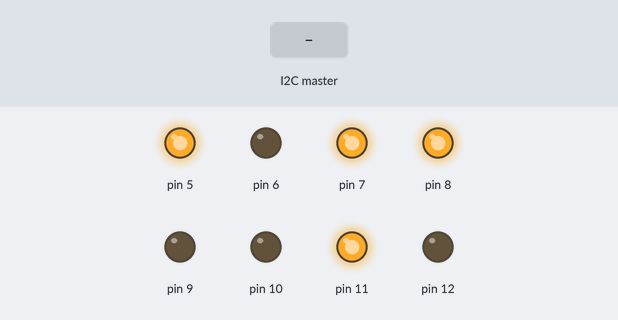
This sketch was run on a simulated Arduino Uno, built with avr-gcc and run on an emulated ATmega328P. On the bench: output pins drawn as LEDs (lit = HIGH). The test bench sets the inputs (shaded band). What the sketch prints to the serial monitor is not drawn.

Above: at 1.7 s.
1.8 s: the I2C master sends the byte 2
At 3.1 s:
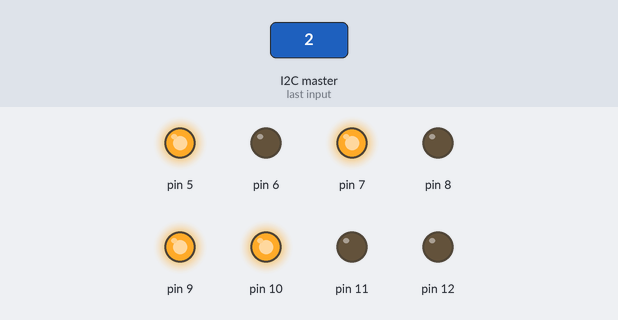
At 3.7 s:
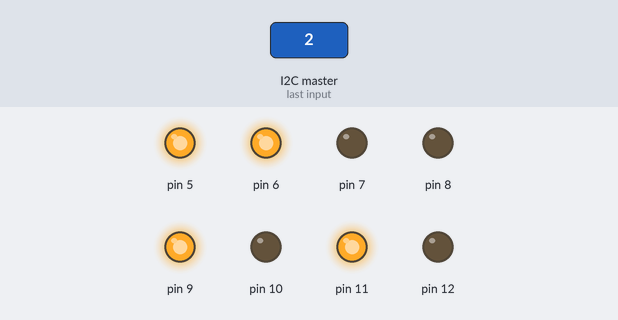
4.8 s: the I2C master sends "B"
At 6.3 s:
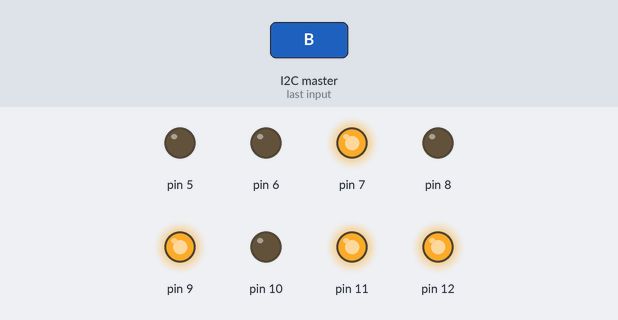
6.9 s: the I2C master sends "F"
Timing chart, 0 to 15.6 s (numbered marks = the images above; inputs shaded):
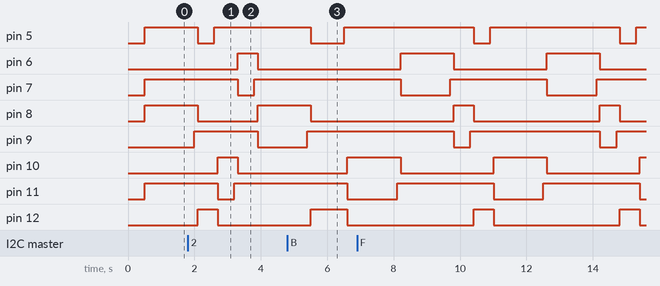

The sketch:

smart_traffic_light_management_system1.ino
```cpp
#include <Wire.h>

int z;

void setup()
{
  pinMode(5,OUTPUT);
  pinMode(12,OUTPUT);
  pinMode(11,OUTPUT);
  pinMode(10,OUTPUT);
  pinMode(9,OUTPUT);
  pinMode(8,OUTPUT);
  pinMode(7,OUTPUT);
  pinMode(6,OUTPUT);
  Wire.begin(4);
  Wire.onReceive(receiveEvent);
  Serial.begin(9600);
  delay(500);
}

void receiveEvent(int howMany)
{
  int x = Wire.read();
  z=x;
}

void loop()
{
  int a, b, c, d;
  int i, j, k, l;
  digitalWrite(9, LOW);
  digitalWrite(8, HIGH);   //G
  digitalWrite(5, HIGH);
  digitalWrite(12, LOW);   //R
  digitalWrite(11, HIGH);
  digitalWrite(10, LOW);   //R
  digitalWrite(7, HIGH);
  digitalWrite(6, LOW);    //R
  Serial.println();
  if ( z==50 || z==4 || z==15 || z==6 || z==20 || z==8 || z==25 || z==62 || z==64 || z==66 || z==68 || z==70 || z==72 || z==74 || z==76 || z==88 || z==90 || z==168 || z==170 || z==172 || z==174 || z==176 || z==178 || z==180 || z==84)
  {
    a=5;
  }
  else if ( z==10 || z==104 || z==106 || z==112 || z==120 || z==122 || z==124 || z==128 || z==130 || z==134 || z==138 || z==142 || z==144 || z==148 || z==152 || z==156 || z==158 || z==162 || z==200 || z==202 || z==204 || z==206 || z==210 || z==216 || z==58)
  {
    a=10;
  }
  else
  {
    a=15;
  }
  for (i=0;i<a;++i)
  {
    Serial.print(a-i);
    Serial.print(" ");
    delay(100);
  }
  digitalWrite(9, HIGH);
  digitalWrite(8, HIGH);   //Y
  delay(100);
  digitalWrite(9, HIGH);
  digitalWrite(8, LOW);    //R
  digitalWrite(5, LOW);
  digitalWrite(12, HIGH);  //G
  Serial.println();
  if ( z==50 || z==2 || z==10 || z==6 || z==20 || z==8 || z==25 || z==108 || z==110 || z==112 || z==114 || z==116 || z==118 || z==120 || z==122 || z==70 || z==72 || z==74 || z==76 || z==152 || z==154 || z==156 || z==158 || z==160 || z==162 || z==164 || z==82)
  {
    b=5;
  }
  else if ( z==15 || z==102 || z==106 || z==66 || z==68 || z==90 || z==92 || z==124 || z==126 || z==130 || z==136 || z==138 || z==140 || z==144 || z==150 || z==168 || z==172 || z==174 || z==178 || z==200 || z==202 || z==204 || z==208 || z==210 || z==218 || z==220 || z==56)
  {
    b=10;
  }
  else
  {
    b=15;
  }
  for (j=0;j<b;++j)
  {
    Serial.print(b-j);
    Serial.print(" ");
    delay(100);
  }
  digitalWrite(5, HIGH);
  digitalWrite(12, HIGH);  //Y
  delay(100);
  digitalWrite(5, HIGH);
  digitalWrite(12, LOW);   //R
  digitalWrite(11, LOW);
  digitalWrite(10, HIGH);  //G
  Serial.println();
  if( z==50 || z==2 || z==10 || z==4 || z==15 || z==6 || z==20 || z==100 || z==102 || z==104 || z==106 || z==108 || z==110 || z==112 || z==114 || z==86 || z==88 || z==90 || z==92 || z==124 || z==126 || z==128 || z==130 || z==132 || z==134 || z==136 || z==78)
  {
    c=5;
  }
  else if( z==25 || z==118 || z==122 || z==64 || z==68 || z==72 || z==76 || z==138 || z==140 || z==142 || z==146 || z==152 || z==154 || z==156 || z==160 || z==168 || z==170 || z==172 || z==176 || z==200 || z==204 || z==206 || z==208 || z==212 || z==214 || z==220 || z==52)
  {
    c=10;
  }
  else
  {
    c=15;
  }
  for (k=0;k<c;++k)
  {
    Serial.print(c-k);
    Serial.print(" ");
    delay(100);
  }
  digitalWrite(11, HIGH);
  digitalWrite(10, HIGH);  //Y
  delay(100);
  digitalWrite(11, HIGH);
  digitalWrite(10, LOW);   //R
  digitalWrite(7, LOW);
  digitalWrite(6, HIGH);   //G
  Serial.println();
  if( z==50 || z==2 || z==10 || z==4 || z==15 || z==8 || z==25 || z==100 || z==102 || z==104 || z==106 || z==116 || z==118 || z==120 || z==122 || z==62 || z==64 || z==66 || z==68 || z==138 || z==140 || z==142 || z==144 || z==146 || z==148 || z==150 || z==80)
  {
    d=5;
  }
  else if( z==20 || z==110 || z==114 || z==74 || z==76 || z==88 || z==92 || z==124 || z==126 || z==128 || z==132 || z==152 || z==154 || z==158 || z==164 || z==168 || z==170 || z==174 || z==180 || z==200 || z==202 || z==206 || z==208 || z==214 || z==216 || z==218 || z==54)
  {
    d=10;
  }
  else
  {
    d=15;
  }
  for (l=0;l<d;++l)
  {
    Serial.print(d-l);
    Serial.print(" ");
    delay(100);
  }
  digitalWrite(7, HIGH);
  digitalWrite(6, HIGH);   //Y
  delay(100);
  Serial.println();
}
```

Measured:
- after the input at 1.8 s, pin 6: LOW → HIGH after 1.5 s, → LOW 0.60 s later; pin 7: HIGH → LOW after 1.5 s, → HIGH 0.50 s later; pin 10: LOW → HIGH after 0.90 s instead of 1.9 s; pin 11: HIGH → LOW after 0.90 s instead of 1.9 s
- after the input at 4.8 s, pin 6: stays LOW (without the input it goes to HIGH after 1.9 s); pin 7: stays HIGH (without the input it goes to LOW after 1.9 s)
- by itself, pin 5, pin 9: alternates HIGH for 3.9 s and LOW for 0.50 s
- by itself, pin 8, pin 12: alternates HIGH for 0.60 s and LOW for 3.8 s
